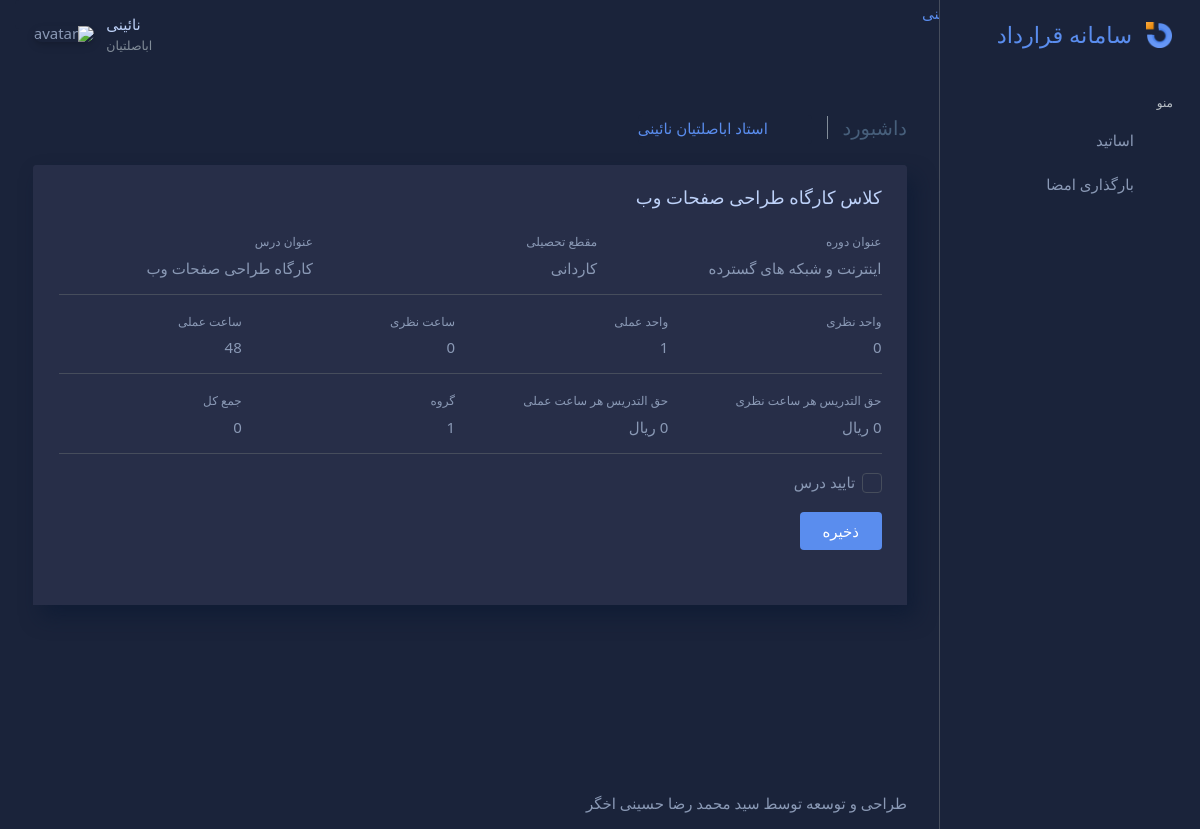
Screenshot of /lesson/accept/8 (signed in) with the database file from the repository.
### accounts/models.py (models this page shows)
class Lesson(models.Model):
    user = models.ForeignKey(User, on_delete=models.CASCADE)
    course_title = models.CharField(max_length=64)
    grade = models.CharField(max_length=32, choices=GRADE_CHOICES, default='کاردانی')
    lesson_title = models.CharField(max_length=64)
    theorical_unit = models.IntegerField(default=0)
    practical_unit = models.IntegerField(default=0)
    theorical_time = models.IntegerField(default=0)
    practical_time = models.IntegerField(default=0)
    group = models.IntegerField(default=1)
    is_intership = models.CharField(max_length=16, choices=IS_INTERSHIP, default='نظری - عملی')

### accounts/views.py (the view)
# urls.py: path('lesson/accept/<int:pk>', views.lesson_accept, name='lesson_accept'),
def lesson_accept(request, pk):
    lesson = Lesson.objects.get(id=pk)
    theorical_total = lesson.theorical_time * request.user.userprofile.theorical_pay
    practical_total = lesson.practical_time * request.user.userprofile.practical_pay
    total = theorical_total + practical_total
    if request.method == 'POST':
        if Lessonaccepted.objects.filter(lesson_id=pk).exists():
            return redirect('/account/home')
        else:
            if request.POST.get('accept'):
                acc = Lessonaccepted(user=request.user, lesson=lesson)
                acc.save()
                return redirect('/account/home')
            else:
                return redirect('/account/home')
    else:
        context = {
            'lesson': lesson,
            'theorical_total': theorical_total,
            'practical_total': practical_total,
            'total': total
        }
        return render(request, 'accounts/lesson_accept.html', context)

### accounts/templates/accounts/lesson_accept.html (shortened to what this page needs)
{% extends 'base/base.html' %}
{% block stylesheet %}
{% block links %}
<div class="col-12">
  <h5 class="content-header-title float-left pr-1">داشبورد</h5>
  <div class="breadcrumb-wrapper">
    <ol class="breadcrumb p-0 mb-0">
      <li class="breadcrumb-item"><a href="index.html"><i class="bx bx-home-alt"></i></a>
      </li>
      <li class="breadcrumb-item active">استاد {{ request.user.first_name }} {{ request.user.last_name }}</li>
    </ol>
  </div>
</div>
{% endblock %}
{% endblock %}
{% block content %}
<div class="content-body">
    <section>
      <div class="row">
        <div class="col-12">
          <div class="card">
            <div class="card-header">
              <h4 class="card-title">کلاس {{ lesson.lesson_title }}</h4>
            </div>
            <div class="card-content">
                <div class="card-body card-dashboard">
                  <div class="row">
                    <div class="col-lg-4 col-md-12 col-sm-12">
                      <label for="">عنوان دوره</label>
                      <div>{{ lesson.course_title }}</div>
                    </div>
                    <div class="col-lg-4 col-md-12 col-sm-12">
                      <label for="">مقطع تحصیلی</label>
                      <div>{{ lesson.grade }}</div>
                    </div>
                    <div class="col-lg-4 col-md-12 col-sm-12">
                      <label for="">عنوان درس</label>
                      <div>{{ lesson.lesson_title }}</div>
                    </div>
                  </div>
                  <hr>
                  <div class="row">
                    <div class="col-lg-3 col-md-12 col-sm-12">
                      <label for="">واحد نظری</label>
                      <div>{{ lesson.theorical_unit }}</div>
                    </div>
                    <div class="col-lg-3 col-md-12 col-sm-12">
                      <label for="">واحد عملی</label>
                      <div>{{ lesson.practical_unit }}</div>
                    </div>
                    <div class="col-lg-3 col-md-12 col-sm-12">
                      <label for="">ساعت نظری</label>
                      <div>{{ lesson.theorical_time }}</div>
                    </div>
                    <div class="col-lg-3 col-md-12 col-sm-12">
                      <label for="">ساعت عملی</label>
                      <div>{{ lesson.practical_time }}</div>
                    </div>
                  </div>
                  <hr>
                  <div class="row">
                    <div class="col-lg-3 col-md-12 col-sm-12">
                      <label for="">حق التدریس هر ساعت نظری</label>
                      <div>{{ request.user.userprofile.theorical_pay }} ریال</div>
                    </div>
                    <div class="col-lg-3 col-md-12 col-sm-12">
                      <label for="">حق التدریس هر ساعت عملی</label>
                      <div>{{ request.user.userprofile.practical_pay }} ریال</div>
                    </div>
                    <div class="col-lg-3 col-md-12 col-sm-12">
                      <label for="">گروه</label>
                      <div>{{ lesson.group }}</div>
                    </div>
                    <div class="col-lg-3 col-md-12 col-sm-12">
                      <label for="">جمع کل</label>
                      <div>{{ total }}</div>
                    </div>
                  </div>
                  <hr>
                    <form method="POST" class="form form-vertical">
                      <fieldset>
                        <div class="checkbox form-group">
                          <label for="checkbox1">تایید درس</label>
                        </div>
                      </fieldset>
                      <div class="row form-group">
                        <div class="col-lg-12 col-md-12 col-sm-12  d-flex ">
                          <button class="btn btn-primary mr-1 mb-1" type="submit">ذخیره</button>
                        </div>
                    </div>
                    </form>
                </div>
            </div>
            </div>
          </div>
        </div>
      </div>
  </div>
{% endblock %}

### accounts/templates/base/header.html (shortened to what this page needs)
{% load static %}
<nav class="header-navbar main-header-navbar navbar-expand-lg navbar navbar-with-menu fixed-top navbar-dark">
  <div class="navbar-wrapper">
    <div class="navbar-container content">
      <div class="navbar-collapse" id="navbar-mobile">
        <ul class="nav navbar-nav float-right">
          <li class="dropdown dropdown-user nav-item"><a class="dropdown-toggle nav-link dropdown-user-link" href="#" data-toggle="dropdown">
              <div class="user-nav d-sm-flex d-none"><span class="user-name">{{ request.user.last_name }}</span><span class="user-status text-muted">{{ request.user.first_name }}</span></div><span><img class="round" src="{% static 'assets/images/portrait/small/avatar-s-11.png' %}" alt="avatar" height="40" width="40"></span></a>
          </li>
        </ul>
      </div>
    </div>
  </div>
</nav>

### accounts/static/assets/css/themes/dark-layout.css (style rules this page uses)
body.dark-layout { background-color: #1A233A; }
body.dark-layout h1, body.dark-layout h2, body.dark-layout h3, body.dark-layout h4, body.dark-layout h5, body.dark-layout h6 { color: #BDD1F8; }
body.dark-layout ul li { color: #8A99B5 !important; }
body.dark-layout hr { border-color: #464D5C; }
body.dark-layout .header-navbar.fixed-top { background-color: transparent; }
body.dark-layout .header-navbar .navbar-container .nav .nav-item .nav-link { color: #8A99B5; background-color: transparent; }
body.dark-layout .header-navbar .user-name { color: #BDD1F8 !important; }
body.dark-layout .card { background-color: #272E48; box-shadow: 8px 12px 20px 0 rgba(11, 26, 51, 0.63) !important; }
body.dark-layout .card .card-header, body.dark-layout .card .card-footer { color: #8A99B5; background-color: #272E48; border-color: #464D5C !important; }
body.dark-layout .card .card-body { color: #8A99B5; background-color: #272E48; border-color: #464D5C !important; }
body.dark-layout .btn { color: #8A99B5; }
body.dark-layout .btn[class*='btn-'] { color: #FFFFFF !important; }
body.dark-layout .breadcrumb { background-color: #1A233A; }
body.dark-layout .breadcrumb .breadcrumb-item a { color: #8A99B5 !important; }
body.dark-layout .breadcrumb .breadcrumb-item:before { color: #8A99B5; }
body.dark-layout .breadcrumb .breadcrumb-item+.breadcrumb-item:before { color: #8A99B5 !important; }
body.dark-layout .nav .nav-item .nav-link { color: #8A99B5; }
body.dark-layout .nav-tabs .nav-item .nav-link, body.dark-layout .nav .nav-item .nav-link, body.dark-layout .pills-stacked .nav-item .nav-link { background-color: #1A233A; }
body.dark-layout .checkbox label:after { border: 1px solid #464D5C; }
body.dark-layout .checkbox label::before, body.dark-layout .radio label::before { background-color: transparent; }
body.dark-layout p, body.dark-layout small, body.dark-layout span, body.dark-layout label { color: #8A99B5; }

### rows the page displays
Lesson: lesson_title "کارگاه طراحی صفحات وب", course_title "اینترنت و شبکه های گسترده", grade "کاردانی", theorical_unit "0", practical_unit "1", theorical_time "0", practical_time "48", group "1"

### other values shown
{{ request.user.last_name }} "نائینی"
{{ request.user.first_name }} "اباصلتیان"
{{ total }} "0"
